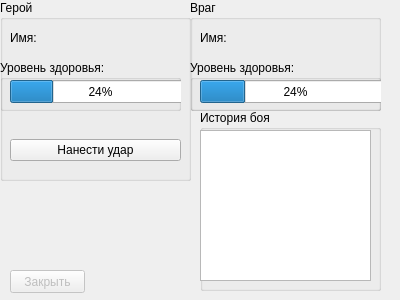
<?xml version="1.0" encoding="UTF-8"?>
<ui version="4.0">
 <class>BattleDialog</class>
 <widget class="QDialog" name="BattleDialog">
  <property name="geometry">
   <rect>
    <x>0</x>
    <y>0</y>
    <width>400</width>
    <height>300</height>
   </rect>
  </property>
  <property name="windowTitle">
   <string>Dialog</string>
  </property>
  <widget class="QPushButton" name="close">
   <property name="enabled">
    <bool>false</bool>
   </property>
   <property name="geometry">
    <rect>
     <x>10</x>
     <y>270</y>
     <width>75</width>
     <height>23</height>
    </rect>
   </property>
   <property name="text">
    <string>Закрыть</string>
   </property>
  </widget>
  <widget class="QGroupBox" name="groupBox">
   <property name="geometry">
    <rect>
     <x>0</x>
     <y>0</y>
     <width>191</width>
     <height>181</height>
    </rect>
   </property>
   <property name="title">
    <string>Герой</string>
   </property>
   <widget class="QLabel" name="heroName">
    <property name="geometry">
     <rect>
      <x>10</x>
      <y>30</y>
      <width>171</width>
      <height>16</height>
     </rect>
    </property>
    <property name="text">
     <string>Имя:</string>
    </property>
   </widget>
   <widget class="QGroupBox" name="groupBox_2">
    <property name="geometry">
     <rect>
      <x>0</x>
      <y>60</y>
      <width>181</width>
      <height>51</height>
     </rect>
    </property>
    <property name="title">
     <string>Уровень здоровья:</string>
    </property>
    <widget class="QProgressBar" name="heroHealth">
     <property name="geometry">
      <rect>
       <x>10</x>
       <y>20</y>
       <width>181</width>
       <height>23</height>
      </rect>
     </property>
     <property name="value">
      <number>24</number>
     </property>
    </widget>
   </widget>
   <widget class="QWidget" name="verticalLayoutWidget">
    <property name="geometry">
     <rect>
      <x>10</x>
      <y>120</y>
      <width>171</width>
      <height>61</height>
     </rect>
    </property>
    <layout class="QVBoxLayout" name="verticalLayout">
     <item>
      <widget class="QPushButton" name="attackBtn">
       <property name="text">
        <string>Нанести удар</string>
       </property>
      </widget>
     </item>
    </layout>
   </widget>
  </widget>
  <widget class="QGroupBox" name="groupBox_3">
   <property name="geometry">
    <rect>
     <x>190</x>
     <y>0</y>
     <width>191</width>
     <height>111</height>
    </rect>
   </property>
   <property name="title">
    <string>Враг</string>
   </property>
   <widget class="QLabel" name="enemyName">
    <property name="geometry">
     <rect>
      <x>10</x>
      <y>30</y>
      <width>181</width>
      <height>16</height>
     </rect>
    </property>
    <property name="text">
     <string>Имя:</string>
    </property>
   </widget>
   <widget class="QGroupBox" name="groupBox_4">
    <property name="geometry">
     <rect>
      <x>0</x>
      <y>60</y>
      <width>191</width>
      <height>51</height>
     </rect>
    </property>
    <property name="title">
     <string>Уровень здоровья:</string>
    </property>
    <widget class="QProgressBar" name="enemyHealth">
     <property name="geometry">
      <rect>
       <x>10</x>
       <y>20</y>
       <width>191</width>
       <height>23</height>
      </rect>
     </property>
     <property name="value">
      <number>24</number>
     </property>
    </widget>
   </widget>
  </widget>
  <widget class="QGroupBox" name="groupBox_5">
   <property name="geometry">
    <rect>
     <x>200</x>
     <y>110</y>
     <width>181</width>
     <height>181</height>
    </rect>
   </property>
   <property name="title">
    <string>История боя</string>
   </property>
   <widget class="QListWidget" name="battleHistory">
    <property name="geometry">
     <rect>
      <x>0</x>
      <y>20</y>
      <width>171</width>
      <height>151</height>
     </rect>
    </property>
   </widget>
  </widget>
 </widget>
 <resources/>
 <connections>
  <connection>
   <sender>close</sender>
   <signal>clicked()</signal>
   <receiver>BattleDialog</receiver>
   <slot>accept()</slot>
   <hints>
    <hint type="sourcelabel">
     <x>347</x>
     <y>271</y>
    </hint>
    <hint type="destinationlabel">
     <x>199</x>
     <y>149</y>
    </hint>
   </hints>
  </connection>
 </connections>
</ui>
